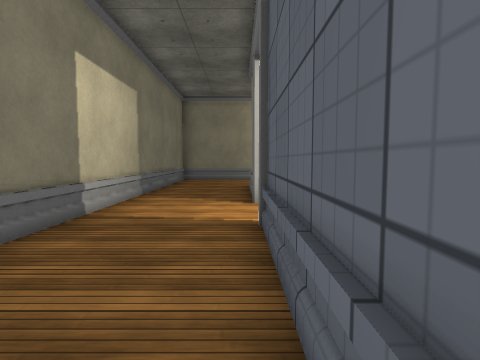
View 1 (above)

16 first-person views from a walk through a 3-D level made in the Unity game engine. The camera is 1.2 m above the floor, tilts 4° down and sees 80° across. The floor is counted in squares, 1 m on a side. Each view is taken from the middle of a square. On the plan, view 1 faces up. The plan holds only what a view shows up to about 13 squares ahead; the rest is blank. The player character is not drawn. Some surface patterns are stand-ins.

View 2
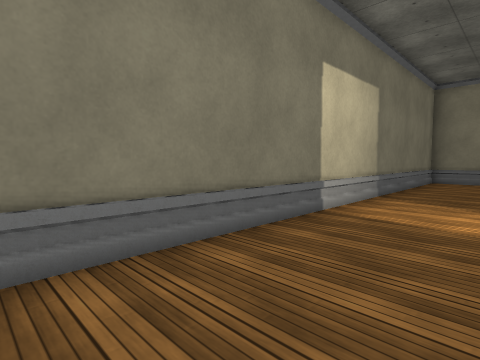

View 3
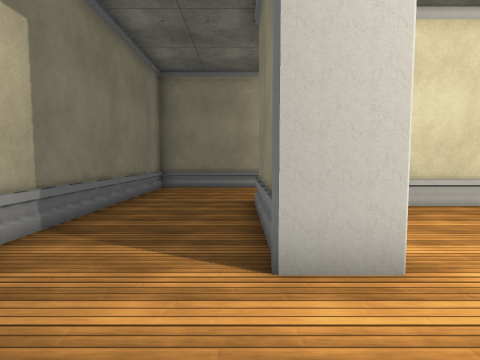

View 4
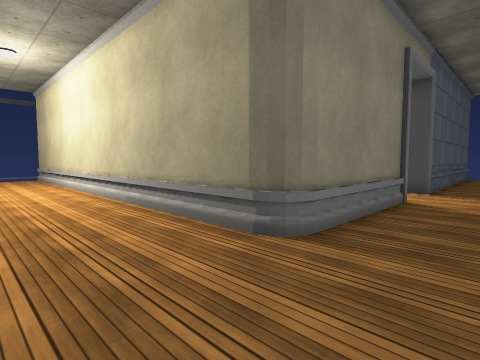

View 5
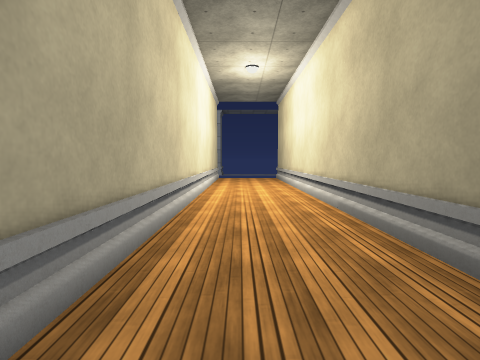

View 6
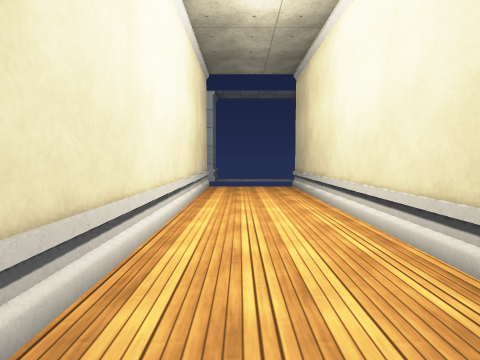

View 7
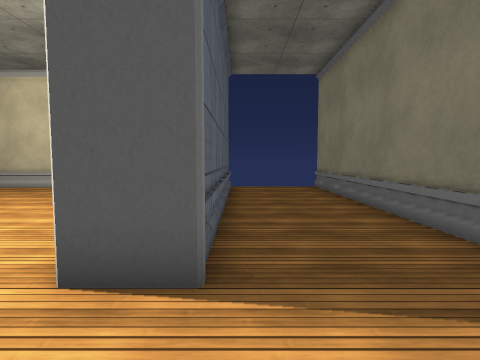

View 8
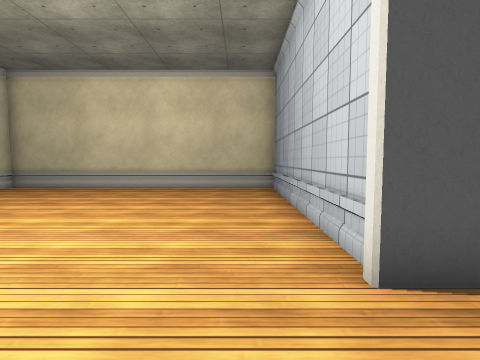

View 9
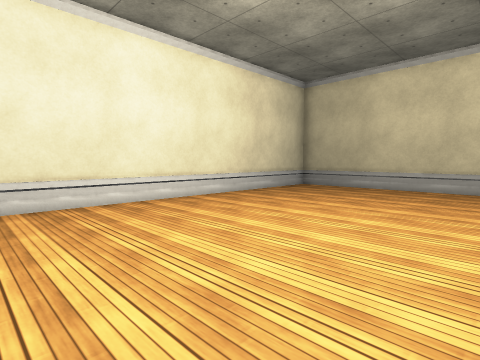

View 10
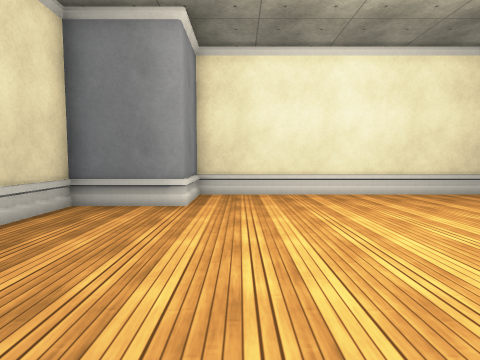

View 11
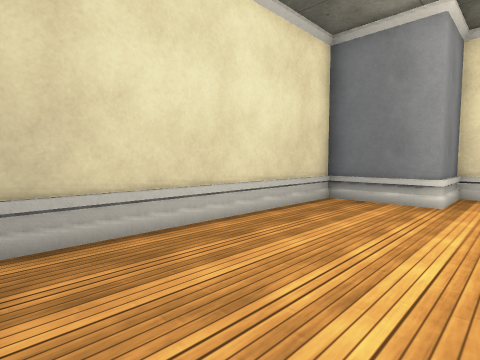

View 12
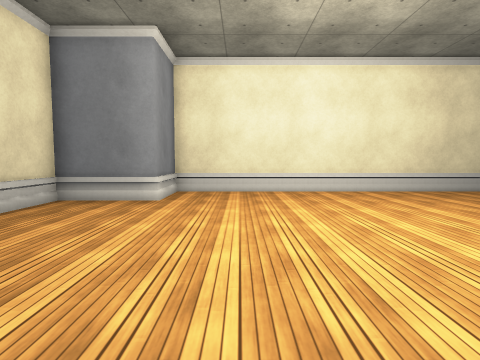

View 13
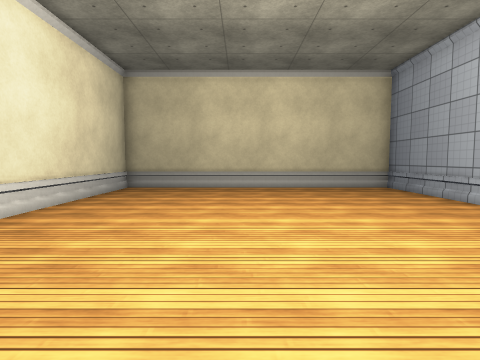

View 14
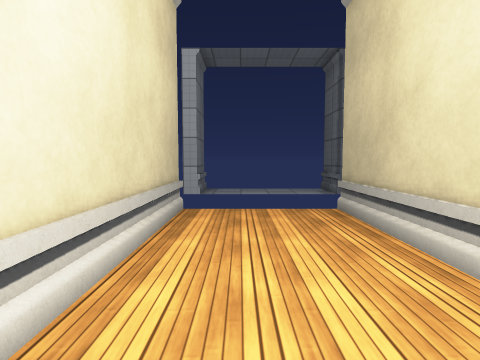

View 15
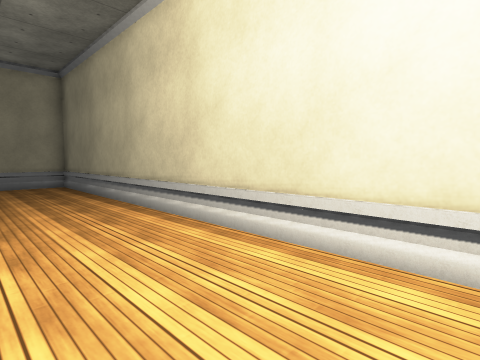

View 16
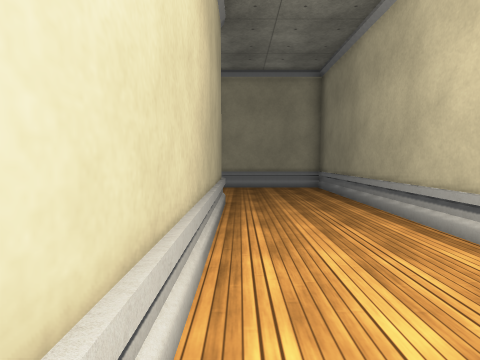

### Floor plan
Ten units are one square. View 1 is at (0, 0); x grows to the right and y downward. Boxes are objects, and circles mark ways between rooms. Rooms are numbered by the first view taken in them; rooms with no view inside come last. Other rooms are left out.
<svg viewBox="-40 -180 225 235">
<path fill="none" stroke="#000" d="M5 -79 5 -130 8 -135 180 -135M5 -126 5 -130M5 -3 5 -54M180 -175 -35 -175 -35 50M15 -49 15 45 130 45 130 -95 105 -95 105 -125 22 -125M17 -79 5 -79M5 -54 17 -54"/>
<circle cx="10" cy="-65" r="3" fill="#2a7"/>
<text x="0" y="-100">1</text>
<text x="70" y="-40">2</text>
</svg>
Room 1 opens to room 2.

Where each view was taken, in squares from view 1:
view 1: 0 up, 0 right, facing up
view 2: 0 up, 0 right, facing up-left
view 3: 5 up, 0 right, facing up
view 4: 17 up, 2 left, facing down-right
view 5: 16 up, 1 left, facing right
view 6: 16 up, 5 right, facing right
view 7: 8 up, 0 right, facing down
view 8: 8 up, 3 right, facing down
view 9: 8 up, 5 right, facing down-right
view 10: 8 up, 3 right, facing right
view 11: 8 up, 2 right, facing up-right
view 12: 7 up, 2 right, facing right
view 13: 8 up, 8 right, facing down
view 14: 16 up, 11 right, facing right
view 15: 14 up, 11 right, facing up-left
view 16: 14 up, 9 right, facing left
